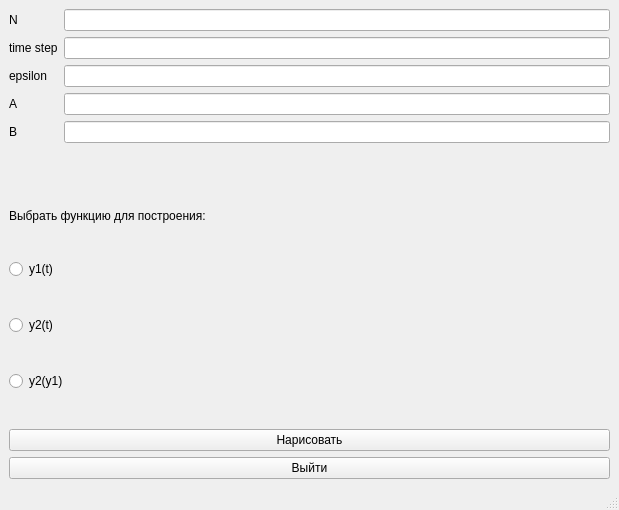
<?xml version="1.0" encoding="UTF-8"?>
<ui version="4.0">
 <class>MainWindow</class>
 <widget class="QMainWindow" name="MainWindow">
  <property name="geometry">
   <rect>
    <x>0</x>
    <y>0</y>
    <width>619</width>
    <height>510</height>
   </rect>
  </property>
  <property name="windowTitle">
   <string>MainWindow</string>
  </property>
  <widget class="QWidget" name="centralwidget">
   <layout class="QVBoxLayout" name="verticalLayout_2">
    <item>
     <layout class="QVBoxLayout" name="verticalLayout">
      <item>
       <layout class="QFormLayout" name="formLayout">
        <item row="0" column="0">
         <widget class="QLabel" name="label">
          <property name="text">
           <string>N</string>
          </property>
         </widget>
        </item>
        <item row="0" column="1">
         <widget class="QLineEdit" name="lineEdit"/>
        </item>
        <item row="1" column="0">
         <widget class="QLabel" name="label_2">
          <property name="text">
           <string>time step</string>
          </property>
         </widget>
        </item>
        <item row="1" column="1">
         <widget class="QLineEdit" name="lineEdit_2"/>
        </item>
        <item row="2" column="0">
         <widget class="QLabel" name="label_3">
          <property name="text">
           <string>epsilon</string>
          </property>
         </widget>
        </item>
        <item row="2" column="1">
         <widget class="QLineEdit" name="lineEdit_3"/>
        </item>
        <item row="3" column="0">
         <widget class="QLabel" name="label_4">
          <property name="text">
           <string>A</string>
          </property>
         </widget>
        </item>
        <item row="3" column="1">
         <widget class="QLineEdit" name="lineEdit_4"/>
        </item>
        <item row="4" column="0">
         <widget class="QLabel" name="label_5">
          <property name="text">
           <string>B</string>
          </property>
         </widget>
        </item>
        <item row="4" column="1">
         <widget class="QLineEdit" name="lineEdit_5"/>
        </item>
        <item row="5" column="1">
         <spacer name="verticalSpacer_2">
          <property name="orientation">
           <enum>Qt::Vertical</enum>
          </property>
          <property name="sizeHint" stdset="0">
           <size>
            <width>20</width>
            <height>40</height>
           </size>
          </property>
         </spacer>
        </item>
       </layout>
      </item>
      <item>
       <widget class="QLabel" name="label_6">
        <property name="text">
         <string>Выбрать функцию для построения:</string>
        </property>
       </widget>
      </item>
      <item>
       <layout class="QFormLayout" name="formLayout_4">
        <item row="0" column="0">
         <widget class="QRadioButton" name="radioButton">
          <property name="text">
           <string>y1(t)</string>
          </property>
         </widget>
        </item>
        <item row="1" column="0">
         <widget class="QRadioButton" name="radioButton_2">
          <property name="text">
           <string>y2(t)</string>
          </property>
         </widget>
        </item>
        <item row="2" column="0">
         <widget class="QRadioButton" name="radioButton_3">
          <property name="text">
           <string>y2(y1)</string>
          </property>
         </widget>
        </item>
        <item row="0" column="1">
         <spacer name="verticalSpacer">
          <property name="orientation">
           <enum>Qt::Vertical</enum>
          </property>
          <property name="sizeHint" stdset="0">
           <size>
            <width>1</width>
            <height>1</height>
           </size>
          </property>
         </spacer>
        </item>
       </layout>
      </item>
      <item>
       <widget class="QPushButton" name="pushButton">
        <property name="sizePolicy">
         <sizepolicy hsizetype="Preferred" vsizetype="Fixed">
          <horstretch>0</horstretch>
          <verstretch>0</verstretch>
         </sizepolicy>
        </property>
        <property name="text">
         <string>Нарисовать</string>
        </property>
       </widget>
      </item>
      <item>
       <widget class="QPushButton" name="pushButton_2">
        <property name="text">
         <string>Выйти</string>
        </property>
       </widget>
      </item>
     </layout>
    </item>
   </layout>
  </widget>
  <widget class="QMenuBar" name="menubar">
   <property name="geometry">
    <rect>
     <x>0</x>
     <y>0</y>
     <width>619</width>
     <height>22</height>
    </rect>
   </property>
  </widget>
  <widget class="QStatusBar" name="statusbar"/>
 </widget>
 <resources/>
 <connections/>
</ui>
